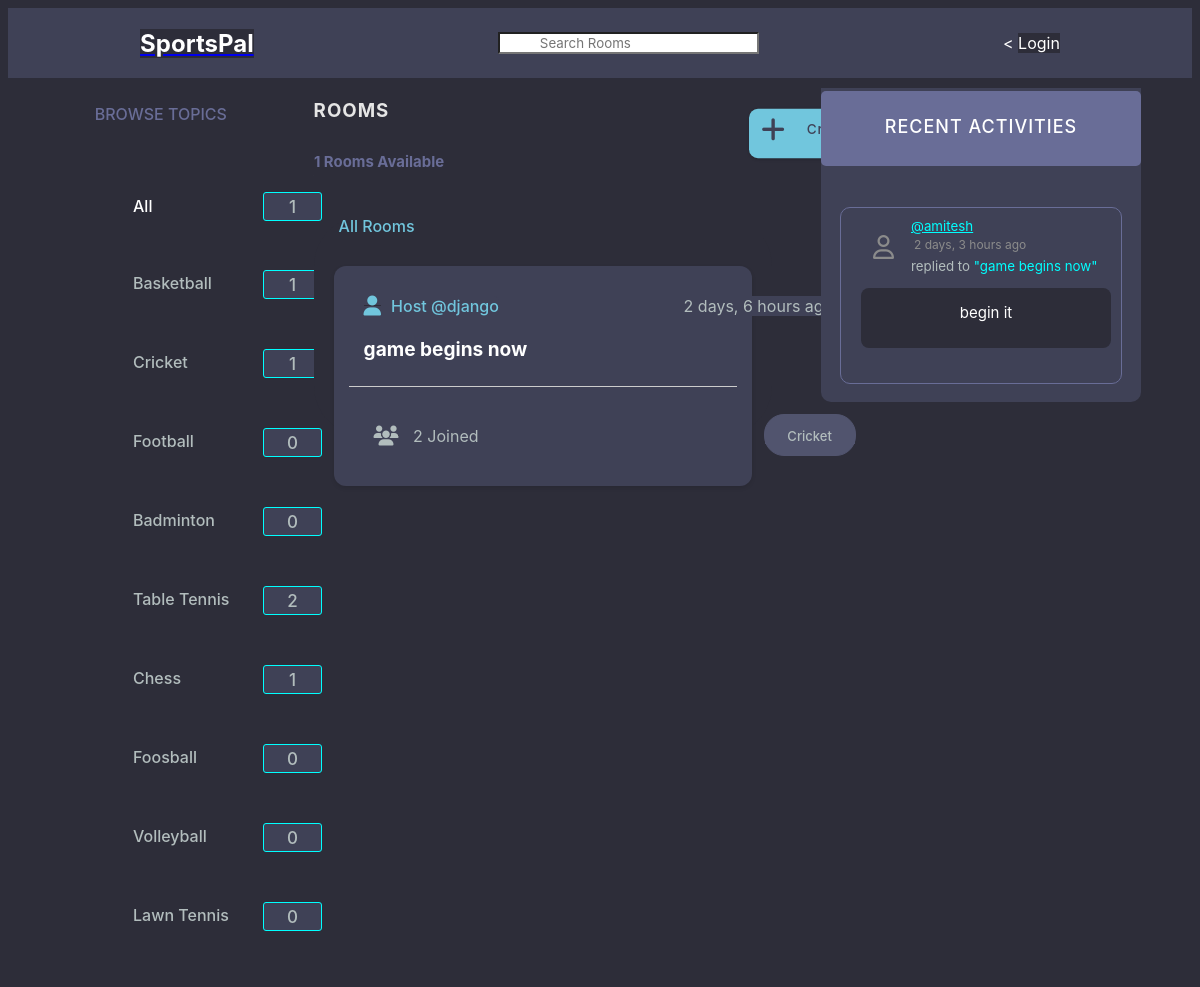
The app's page /home/?q=Cricket, older data.
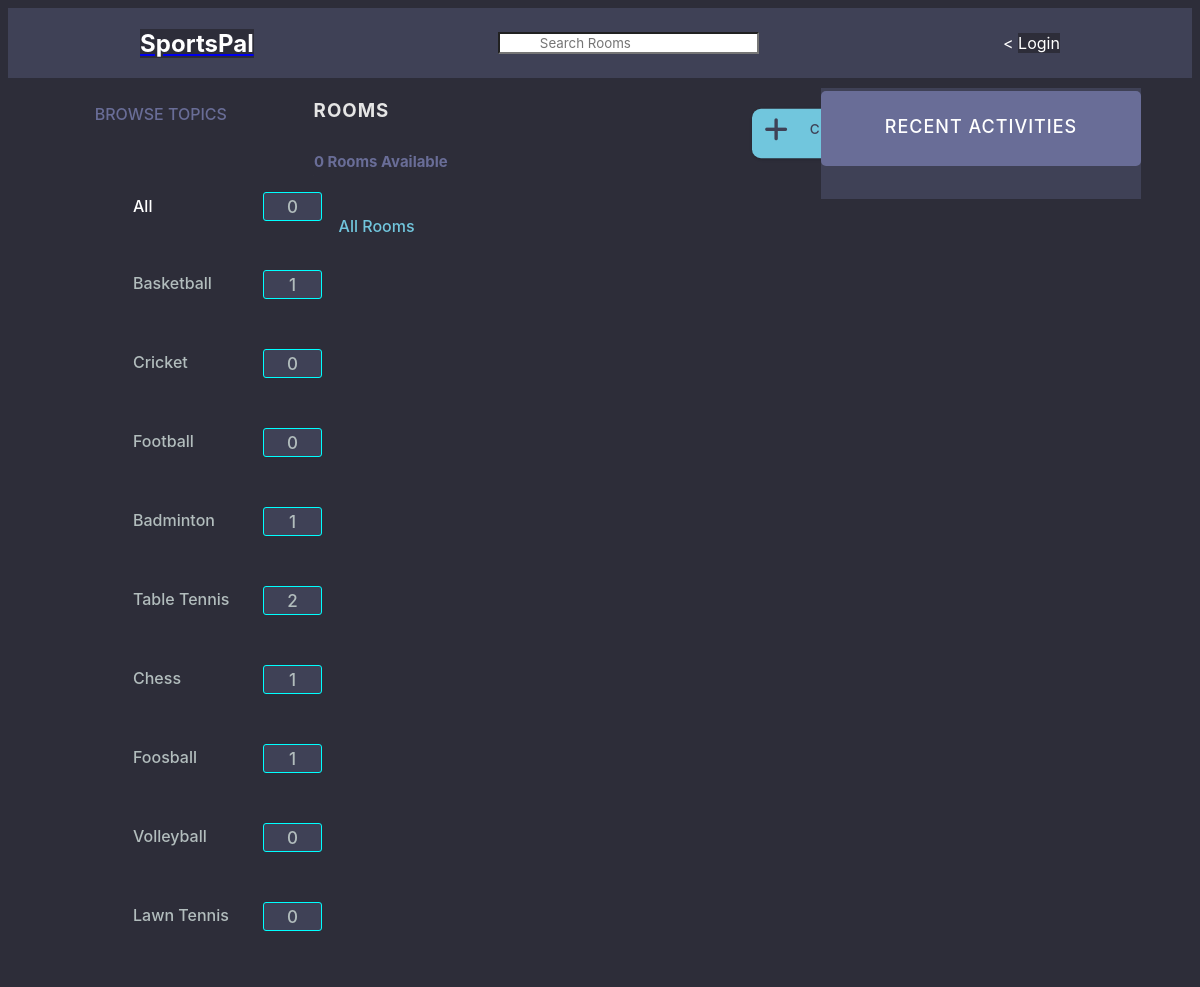
The same page, newer data.
### base/models.py (models this page shows, shortened)
class Topic(models.Model):
    name = models.CharField(max_length=200)

class Room(models.Model):
    host = models.ForeignKey(User, on_delete=models.SET_NULL, null=True)
    topic = models.ForeignKey(Topic, on_delete=models.SET_NULL, null=True)
    name = models.CharField(max_length=200)
    description = models.TextField(null = True, blank = True)
    participants = models.ManyToManyField(User, related_name='participants', blank=True)
    updated = models.DateTimeField(auto_now=True)
    created = models.DateTimeField(auto_now_add=True)
    class Meta:
        ordering = ('-updated','-created')
    def __str__(self):
        return self.name

class Message(models.Model):
    user = models.ForeignKey(User, on_delete=models.CASCADE)
    room = models.ForeignKey(Room, on_delete=models.CASCADE)
    body = models.TextField()
    updated = models.DateTimeField(auto_now=True)
    created = models.DateTimeField(auto_now_add=True)
    def __str__(self):
        return self.body[0:50]

### base/views.py (the view)
# urls.py: path("home/", views.home, name="home"),
def home(request):
    q = request.GET.get('q') if request.GET.get('q') != None else ''
    rooms = Room.objects.filter(Q(topic__name__icontains = q) | Q(name__icontains = q) | Q(description__icontains = q) | Q(host__username__icontains = q))
    topics = Topic.objects.all()
    room_count = rooms.count()
    room_count_topic = rooms.filter(topic__name__icontains = q).count()
    room_messages = Message.objects.filter(Q(room__topic__name__icontains = q)).order_by('-created')
    context = {'rooms':rooms,'topics':topics,'room_count':room_count,'room_messages':room_messages , "room_count_topic":room_count_topic}
    return render(request,"base/home.html",context)

### base/templates/base/home.html (shortened to what this page needs)
{% extends 'main.html' %}
{% load static %}
{% block content %}
    {% block css %}
    <link rel="stylesheet" type="text/css" href="{% static 'styles/home.css' %}">
    <link href="{% static 'fontawesomefree/css/fontawesome.css' %}" rel="stylesheet" type="text/css">
    <link href="{% static 'fontawesomefree/css/brands.css' %}" rel="stylesheet" type="text/css">
    <link href="{% static 'fontawesomefree/css/solid.css' %}" rel="stylesheet" type="text/css">
    {% endblock %}
    <div class = "home-container ">
        <div>
            {% include 'base/topics_component.html' %}
        <div class = "rooms">
            <div id="rooms">
                <h3>rooms</h3>
            </div>
            <div id="room_count">
                <h5>{{room_count}} rooms available</h5>
            </div>
            <div id="create_room">
                <a href = "{% url 'create-room' %}">
                    <button> Create Room </button> </a>
            </div>
            <div class="all-rooms">
                <p style="color: white;">All Rooms</p>
            </div>
            <div>
                    {% include 'base/feed_component.html' %}
            </div>
        </div>
        <div>
            {% include 'base/activity_component.html'%}
        </div>
{% endblock %}

### base/templates/base/topics_component.html (shortened to what this page needs)
{% load static %}
{% block css %}
    <link rel="stylesheet" type="text/css" href="{% static 'styles/topics_component.css' %}">
{% endblock %}
<h3 class = "Topics" style = "color: #696d97; text-transform: uppercase;top:10px;">Browse Topics</h3>
<div class = "All">
    <p><a href="{% url 'home' %}"  style="color: white; text-decoration: none;"><div>All</div></a> <span id = "total">{{room_count}}</span></p>
</div>
<div class = "items_all">
    {% for topic in topics %}
        <div class = "List">
            <a href="{% url 'home' %}?q={{topic.name}}">{{topic.name}}
            <div id="count_div">
                <span id = "count">{{topic.room_set.all.count}}</span></a>
            </div>
        </div>
    {% endfor %}

### base/templates/base/feed_component.html (shortened to what this page needs)
{% load static %}
{% block css %}
    <link rel="stylesheet" type="text/css" href="{% static 'styles/feed_component.css' %}">
    <link href="{% static 'fontawesomefree/css/fontawesome.css' %}" rel="stylesheet" type="text/css">
    <link href="{% static 'fontawesomefree/css/brands.css' %}" rel="stylesheet" type="text/css">
    <link href="{% static 'fontawesomefree/css/solid.css' %}" rel="stylesheet" type="text/css">
{% endblock %}
<div style="position: relative;top:20px;z-index: 10;left:25px;color:#71c6dd;font-weight: 500;"> All Rooms</div>
<div class = "sports-rooms">
    {% for room in rooms %}
        <div class = "room_feat">
            <div id="host">
                <a href="{% url 'user-profile' room.host.id %}"style="background-color:#3f4156;z-index: 30;"><i class="fa-solid fa-user fa-lg" style="position: relative;right:10px;"></i>Host @{{room.host.username}}</a>
            </div>
            <div style = "background-color: #3f4156;" id = "timer">
                {{room.created|timesince}} ago
            </div>
                <div id="room_name">
                    <h5 style = "background-color: #3f4156;"><a href = "{% url 'room' room.id %}" style="background-color:#3f4156;">{{room.name}}</a></h5>
                </div>
                <hr style="position:relative;top :90px">
                <div style = "background-color: #3f4156;" id ="participants_num"><i class="fa-solid fa-users fa-lg"style="position:relative;right:10px;"></i>
                    {{room.participants.all.count}} Joined
                </div>
                <div id="topic_name">
                    <p style="background-color: #51546e;;">{{room.topic.name}}</p>
                </div>
        </div>
    {% endfor %}
</div>

### base/templates/base/activity_component.html (shortened to what this page needs)
{% load static %}
{% block css %}
    <link rel="stylesheet" type="text/css" href="{% static 'styles/activity_component.css' %}">
    <link href="{% static 'fontawesomefree/css/fontawesome.css' %}" rel="stylesheet" type="text/css">
    <link href="{% static 'fontawesomefree/css/brands.css' %}" rel="stylesheet" type="text/css">
    <link href="{% static 'fontawesomefree/css/solid.css' %}" rel="stylesheet" type="text/css">
{% endblock %}
<div class="block_layout">
    <div class="recent_activities">
        <h3> recent activities</h3>
    </div>
    {% for message in room_messages %}
    <div class = "box">
        <small >
            <div id="username">
                <a href = "{'% url 'user-profile' message.user.id %}" style="background-color: #3f4156;color: cyan; width:200px">@{{message.user}}</a>
            </div>
            <div id="time" style="color: #8b8b8b; font-size: 12px; margin:3px; width:200px;">
                {{message.created|timesince}} ago
            </div>
        </small>
        <div id="sender">
            <small style="background-color: #3f4156; color:#b2bdbd; width: 200px;">replied to <tag style="background-color: #3f4156; color:cyan">"{{message.room}}"</tag></small>
        </div>
        <div id="message" style="position: relative;top:8px;">
            <p>{{message}}</p>
        </div>
    </div>
    {% endfor %}
</div>

Row changes from the older to the newer data that the page shows:
removed Room: host.username "django", created "2 days, 6 hours", name "game begins now", participants.all.count "2", topic.name "Cricket"
removed Message: user "amitesh", created "2 days, 3 hours", room "game begins now", body "begin it"
computed for Topic "Cricket": room_set.all.count "1" → "0"
computed for Topic "Badminton": room_set.all.count "0" → "1"
computed for Topic "Foosball": room_set.all.count "0" → "1"
Text that changed along with them:
{{ room_count }}: "1" → "0"
